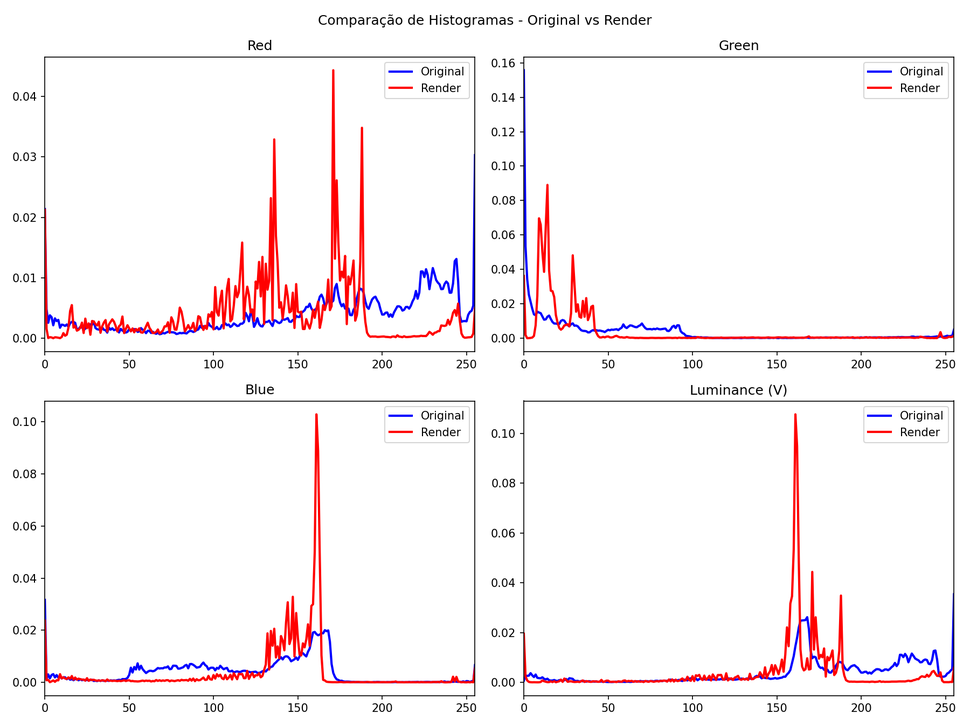
#> input picture histogram_comparison.png, 970 x 727 px, shrunk from 1800 x 1350 before the run
$ python deepseek_python_20260602_3848b7.py
#> lines starting #> are read from the running program, lines starting #| are printed output that depends on the picture
import cv2
import numpy as np
import matplotlib.pyplot as plt
from scipy.stats import wasserstein_distance
from skimage.exposure import match_histograms
import os
from datetime import datetime
# Importando as bibliotecas para a interface gráfica de seleção de arquivos
import tkinter as tk
from tkinter import filedialog, messagebox

# ------------------------------------------------------------
# 1. Carregar imagens
# ------------------------------------------------------------
def load_images(path_orig, path_render):
    # Lê as imagens utilizando os caminhos fornecidos pelo usuário
    img_orig = cv2.imread(path_orig)
    img_render = cv2.imread(path_render)

    # Verifica se as imagens foram carregadas corretamente
    if img_orig is None or img_render is None:
        raise FileNotFoundError("Não foi possível carregar uma ou ambas as imagens.")

    # Converte as imagens do padrão BGR (do OpenCV) para RGB (para visualização e análise corretas)
    img_orig_rgb = cv2.cvtColor(img_orig, cv2.COLOR_BGR2RGB)
    img_render_rgb = cv2.cvtColor(img_render, cv2.COLOR_BGR2RGB)

    return img_orig_rgb, img_render_rgb, img_orig, img_render

# ------------------------------------------------------------
# 2. Análise de histogramas e métricas
# ------------------------------------------------------------
def compute_histogram_stats(img, title):
    # Converte para HSV para podermos analisar a Luminância (brilho) no canal V
    hsv = cv2.cvtColor(img, cv2.COLOR_RGB2HSV)
    v_channel = hsv[:, :, 2]

    # Calcula os histogramas para os canais R, G, B e V (Luminância)
    hist_r = cv2.calcHist([img], [0], None, [256], [0, 256])
    hist_g = cv2.calcHist([img], [1], None, [256], [0, 256])
    hist_b = cv2.calcHist([img], [2], None, [256], [0, 256])
    hist_v = cv2.calcHist([v_channel], [0], None, [256], [0, 256])

    # Normaliza os histogramas para que a soma seja 1 (facilita a comparação)
    hist_r = hist_r / hist_r.sum()
    hist_g = hist_g / hist_g.sum()
    hist_b = hist_b / hist_b.sum()
    hist_v = hist_v / hist_v.sum()

    return hist_r, hist_g, hist_b, hist_v

def compare_histograms(hist_orig, hist_render, method='correlation'):
    # Dicionário com os métodos matemáticos de comparação do OpenCV
    methods = {
        'correlation': cv2.HISTCMP_CORREL,
        'chi_square': cv2.HISTCMP_CHISQR,
        'intersection': cv2.HISTCMP_INTERSECT,
        'bhattacharyya': cv2.HISTCMP_BHATTACHARYYA
    }
    # Executa a comparação entre os dois histogramas usando o método escolhido
    return cv2.compareHist(hist_orig, hist_render, methods[method])

def analyze_color_distribution(img_orig, img_render, output_dir):
    # Calcula os histogramas das duas imagens
    h_r_orig, h_g_orig, h_b_orig, h_v_orig = compute_histogram_stats(img_orig, "Original")
    h_r_ren, h_g_ren, h_b_ren, h_v_ren = compute_histogram_stats(img_render, "Render")

    metrics = {}
    # Realiza as comparações estatísticas para cada um dos canais
    for ch, (h_orig, h_ren) in enumerate([(h_r_orig, h_r_ren), (h_g_orig, h_g_ren),
                                          (h_b_orig, h_b_ren), (h_v_orig, h_v_ren)]):
        ch_name = ['R', 'G', 'B', 'Luminância'][ch]
        metrics[ch_name] = {
            'correlation': compare_histograms(h_orig, h_ren, 'correlation'),
            'chi_square': compare_histograms(h_orig, h_ren, 'chi_square'),
            'intersection': compare_histograms(h_orig, h_ren, 'intersection'),
            'bhattacharyya': compare_histograms(h_orig, h_ren, 'bhattacharyya'),
            'wasserstein': wasserstein_distance(h_orig.flatten(), h_ren.flatten())
        }

    # Prepara a geração gráfica dos histogramas para o relatório visual
    fig, axes = plt.subplots(2, 2, figsize=(12, 9))
    channels = [(h_r_orig, h_r_ren, 'Red'), (h_g_orig, h_g_ren, 'Green'),
                (h_b_orig, h_b_ren, 'Blue'), (h_v_orig, h_v_ren, 'Luminance (V)')]

    # Plota os gráficos sobrepondo a imagem original (azul) e o render (vermelho)
    for ax, (h_orig, h_ren, title) in zip(axes.flatten(), channels):
        ax.plot(h_orig, color='blue', label='Original', linewidth=2)
        ax.plot(h_ren, color='red', label='Render', linewidth=2)
        ax.set_title(title)
        ax.legend()
        ax.set_xlim(0, 255)

    plt.suptitle("Comparação de Histogramas - Original vs Render")
    plt.tight_layout()

    # Salva o gráfico na mesma pasta da imagem selecionada
    graph_path = os.path.join(output_dir, "histogram_comparison.png")
    plt.savefig(graph_path, dpi=150)
    plt.close()

    return metrics

# ------------------------------------------------------------
# 3. Estatísticas de brilho
# ------------------------------------------------------------
def brightness_contrast_stats(img):
    # Isola o canal V (Value/Brilho) do espaço de cor HSV
    hsv = cv2.cvtColor(img, cv2.COLOR_RGB2HSV)
    v = hsv[:, :, 2]

    # Retorna as métricas básicas para sabermos se a imagem está clara/escura no geral
    return {
        'mean': np.mean(v),
        'std': np.std(v),
        'min': np.min(v),
        'max': np.max(v),
        'median': np.median(v)
    }

# ------------------------------------------------------------
# 4. Mapeamento de cores (LUT)
# ------------------------------------------------------------
def build_color_lut(img_render, img_orig, bins=32):
    # Cria uma tabela de conversão (LUT) para mapear como as cores do render
    # deveriam se comportar para ficarem idênticas à original
    render_pixels = img_render.reshape(-1, 3).astype(np.float32)
    orig_pixels = img_orig.reshape(-1, 3).astype(np.float32)
    step = 256 // bins
    render_discrete = (render_pixels // step).astype(np.int32)

    lut = {}
    for idx, color_idx in enumerate(render_discrete):
        key = tuple(color_idx)
        if key not in lut:
            lut[key] = []
        lut[key].append(orig_pixels[idx])

    lut_mean = {}
    for key, color_list in lut.items():
        lut_mean[key] = np.mean(color_list, axis=0).astype(np.uint8)

    lut_array = np.zeros((bins, bins, bins, 3), dtype=np.uint8)
    for (r,g,b), color in lut_mean.items():
        if 0 <= r < bins and 0 <= g < bins and 0 <= b < bins:
            lut_array[r, g, b] = color

    return lut_mean, lut_array

def apply_lut(img_render, lut_array, bins=32):
    # Aplica a tabela de conversão gerada acima na imagem renderizada
    step = 256 // bins
    h, w, _ = img_render.shape
    result = np.zeros_like(img_render)
    for i in range(h):
        for j in range(w):
            r, g, b = img_render[i, j]
            idx_r = r // step
            idx_g = g // step
            idx_b = b // step
            result[i, j] = lut_array[idx_r, idx_g, idx_b]
    return result

# ------------------------------------------------------------
# 5. Exportação do super relatório em TXT
# ------------------------------------------------------------
def export_full_report_to_txt(img_orig_rgb, img_render_rgb, metrics, stats_orig, stats_render,
                              path_orig, path_render, output_dir):

    # Define o caminho completo de onde o txt será salvo
    output_txt = os.path.join(output_dir, "relatorio_calibracao.txt")

    # Abre (ou cria) o arquivo de texto para escrita ('w')
    with open(output_txt, 'w', encoding='utf-8') as f:
        f.write("="*80 + "\n")
        f.write("SUPER RELATÓRIO DE CALIBRAÇÃO DE CORES - TERMOGRAMAS\n")
        f.write(f"Gerado em: {datetime.now().strftime('%Y-%m-%d %H:%M:%S')}\n")
        f.write("="*80 + "\n\n")

        # Bloco 1: Identificação dos Arquivos
        f.write("[ARQUIVOS ANALISADOS]\n")
        f.write(f"Original: {os.path.basename(path_orig)}\n")
        f.write(f"Render:   {os.path.basename(path_render)}\n")
        f.write(f"Caminho original: {path_orig}\n")
        f.write(f"Dimensões original: {img_orig_rgb.shape[1]}x{img_orig_rgb.shape[0]} pixels\n")
        f.write(f"Dimensões render:   {img_render_rgb.shape[1]}x{img_render_rgb.shape[0]} pixels\n\n")

        # Bloco 2: Análise de Brilho
        f.write("[ESTATÍSTICAS DE BRILHO (Luminância - canal V do HSV)]\n")
        f.write(f"{'Métrica':<12} {'Original':>12} {'Render':>12} {'Diferença (R-O)':>18}\n")
        f.write("-"*60 + "\n")
        for key in ['mean', 'std', 'median', 'min', 'max']:
            orig_val = stats_orig[key]
            ren_val = stats_render[key]
            diff = ren_val - orig_val
            f.write(f"{key.capitalize():<12} {orig_val:>12.2f} {ren_val:>12.2f} {diff:>+18.2f}\n")
        f.write("\n")

        # Bloco 3: Análise dos Histogramas (Cor)
        f.write("[COMPARAÇÃO DE HISTOGRAMAS - MÉTRICAS DETALHADAS]\n")
        f.write("(Correlação: 1 = idêntico, 0 = sem correlação; Chi²: menor é melhor; Interseção: maior é melhor; Bhattacharyya: 0 = idêntico; Wasserstein: 0 = idêntico)\n\n")
        for ch_name in ['R', 'G', 'B', 'Luminância']:
            m = metrics[ch_name]
            f.write(f"Canal {ch_name}:\n")
            f.write(f"  • Correlação:     {m['correlation']:.6f}\n")
            f.write(f"  • Chi-quadrado:   {m['chi_square']:.4f}\n")
            f.write(f"  • Interseção:     {m['intersection']:.4f}\n")
            f.write(f"  • Bhattacharyya:  {m['bhattacharyya']:.6f}\n")
            f.write(f"  • Wasserstein:    {m['wasserstein']:.6f}\n")
            f.write("\n")

        # Bloco 4: Inteligência e Sugestões Automáticas
        f.write("[INTERPRETAÇÃO E SUGESTÕES DE COLORAÇÃO]\n")
        delta_mean = stats_render['mean'] - stats_orig['mean']

        # Sugestão de Brilho
        if delta_mean > 2.0:
            f.write(f"• O render está MAIS CLARO que o original em média {delta_mean:.2f} níveis de cinza.\n")
            f.write("  → Recomendação: Reduza o brilho geral da sua paleta ou ajuste a curva térmica para escurecer a base.\n")
        elif delta_mean < -2.0:
            f.write(f"• O render está MAIS ESCURO que o original em média {abs(delta_mean):.2f} níveis de cinza.\n")
            f.write("  → Recomendação: Aumente o ganho geral/brilho no software de renderização térmica.\n")
        else:
            f.write("• O brilho global do render está muito bem alinhado com o original.\n")

        # Sugestão de Tonalidade (Cor)
        avg_corr = np.mean([metrics[ch]['correlation'] for ch in ['R','G','B']])
        f.write(f"• Correlação média entre canais RGB: {avg_corr:.4f}\n")
        if avg_corr < 0.7:
            f.write("  → Alerta: A paleta de cores (falsas cores) do render está bastante divergente do original.\n")
        elif avg_corr < 0.9:
            f.write("  → Correlação moderada. Requer ajustes pontuais na saturação ou mapa de gradiente (LUT).\n")
        else:
            f.write("  → Excelente correlação de cor. O mapeamento térmico está muito fiel ao equipamento.\n")

        r_corr = metrics['R']['correlation']
        g_corr = metrics['G']['correlation']
        if r_corr < g_corr and r_corr < 0.85:
            f.write("• NOTA: O canal de vermelho (R) apresenta discrepância. O render pode estar com excesso de tons quentes (laranja/vermelho intenso) fora do ponto focal térmico.\n")

        # Bloco 5: Arquivos exportados
        f.write("\n[ARQUIVOS DE APOIO GERADOS NA MESMA PASTA]\n")
        f.write("• histogram_comparison.png  - Gráfico visual mostrando os desvios de cor\n")
        f.write("• corrected_render.jpg       - Render corrigido usando o padrão matemático da original\n")
        f.write("• lut_corrected.jpg          - Render corrigido via aproximação de LUT de 32 bits\n")

        f.write("\n" + "="*80 + "\n")
        f.write("FIM DO RELATÓRIO\n")
        f.write("="*80 + "\n")

    print(f"✅ Relatório TXT salvo em: {output_txt}")

# ------------------------------------------------------------
# 6. Função Principal (Automação de Interface e Fluxo)
# ------------------------------------------------------------
def main():
    # 1. Inicia o motor gráfico do Tkinter
    root = tk.Tk()
    root.withdraw() # Oculta a janela principal vazia, deixando só as caixas de diálogo

    # Exibe uma mensagem rápida informando o que o usuário deve fazer
    messagebox.showinfo("Iniciando Calibração", "Passo 1: Selecione o termograma ORIGINAL (Referência).")

    # 2. Abre a janela para escolher o arquivo Original
    path_orig = filedialog.askopenfilename(
        title="Selecione o termograma de referência (Original)",
        filetypes=[("Imagens", "*.jpg *.jpeg *.png *.bmp"), ("Todos os arquivos", "*.*")]
    )
#> the answer given: histogram_comparison.png

    # Se o usuário cancelar a seleção, encerramos o programa
    if not path_orig:
        print("Operação cancelada. Imagem original não selecionada.")
        return

    messagebox.showinfo("Passo 2", "Passo 2: Selecione agora o seu termograma RENDERIZADO.")

    # 3. Abre a janela para escolher o arquivo Renderizado
    path_render = filedialog.askopenfilename(
        title="Selecione o termograma renderizado por você",
        filetypes=[("Imagens", "*.jpg *.jpeg *.png *.bmp"), ("Todos os arquivos", "*.*")]
    )
#> the answer given: histogram_comparison.png

    if not path_render:
        print("Operação cancelada. Imagem renderizada não selecionada.")
        return

    print("Processando imagens... Por favor aguarde.")

    # 4. Define onde os arquivos de saída serão salvos (na mesma pasta do arquivo original)
    output_dir = os.path.dirname(path_orig)

    # 5. Carrega as imagens
    img_orig_rgb, img_render_rgb, _, _ = load_images(path_orig, path_render)
#> in load_images, img_orig is the input picture: shape (727, 970, 3); mean B, G, R 244.9, 243.1, 249

    # 6. Calcula a distribuição e gera os gráficos
    metrics = analyze_color_distribution(img_orig_rgb, img_render_rgb, output_dir)
#> in compute_histogram_stats, `hsv = cv2.cvtColor(img, cv2.COLOR_RGB2HSV)`: hsv: shape (727, 970, 3); mean H, S, V 2.6, 7.9, 250.7
#> in compute_histogram_stats, `v_channel = hsv[:, :, 2]`:
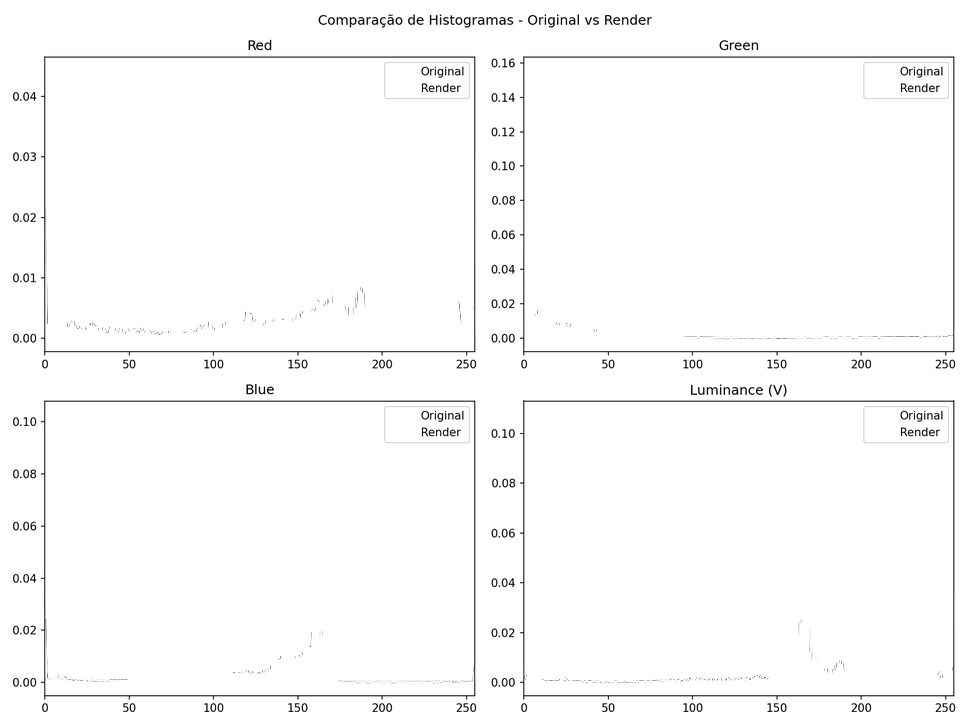
#> v_channel: shape (727, 970); min 0, max 255, mean 250.7
#> in compute_histogram_stats, `hist_r = cv2.calcHist([img], [0], None, [256], [0, 256])`: hist_r = 256 values, max 649855 at index 255, min 26 at index 127, mean 2754.6
#> in compute_histogram_stats, `hist_g = cv2.calcHist([img], [1], None, [256], [0, 256])`: hist_g = 256 values, max 623633 at index 255, min 67 at index 105, mean 2754.6
#> in compute_histogram_stats, `hist_b = cv2.calcHist([img], [2], None, [256], [0, 256])`: hist_b = 256 values, max 631444 at index 255, min 55 at index 105, mean 2754.6
#> in compute_histogram_stats, `hist_v = cv2.calcHist([v_channel], [0], None, [256], [0, 256])`: hist_v = 256 values, max 658738 at index 255, min 10 at index 6, mean 2754.6
#> in compute_histogram_stats, `hist_r = hist_r / hist_r.sum()`: hist_r = 256 values, max 0.922 at index 255, min 3.69e-05 at index 127, mean 0.00391
#> in compute_histogram_stats, `hist_g = hist_g / hist_g.sum()`: hist_g = 256 values, max 0.884 at index 255, min 9.5e-05 at index 105, mean 0.00391
#> in compute_histogram_stats, `hist_b = hist_b / hist_b.sum()`: hist_b = 256 values, max 0.895 at index 255, min 7.8e-05 at index 105, mean 0.00391
#> in compute_histogram_stats, `hist_v = hist_v / hist_v.sum()`: hist_v = 256 values, max 0.934 at index 255, min 1.42e-05 at index 6, mean 0.00391
#> in analyze_color_distribution, `h_r_orig, h_g_orig, h_b_orig, h_v_orig = compute_histogram_stats(img_o..`: h_r_orig has the same summary as hist_r in compute_histogram_stats; h_g_orig has the same summary as hist_g in compute_histogram_stats; h_b_orig has the same summary as hist_b in compute_histogram_stats; h_v_orig has the same summary as hist_v in compute_histogram_stats
#> in analyze_color_distribution, `h_r_ren, h_g_ren, h_b_ren, h_v_ren = compute_histogram_stats(img_rende..`: h_r_ren has the same summary as hist_r in compute_histogram_stats; h_g_ren has the same summary as hist_g in compute_histogram_stats; h_b_ren has the same summary as hist_b in compute_histogram_stats; h_v_ren has the same summary as hist_v in compute_histogram_stats
#> the loop in analyze_color_distribution, `for ch, (h_orig, h_ren) in enumerate([(h_r_orig, h_r_ren), (h_g_orig, ..` made 4 passes
#> ch_name on passes 1 to 4: 'R', 'G', 'B', 'Luminância'
#> after the loop in analyze_color_distribution, `for ch, (h_orig, h_ren) in enumerate([(h_r_orig, h_r_ren), (h_g_orig, ..`: metrics = 4 items
#> the loop in analyze_color_distribution, `for ax, (h_orig, h_ren, title) in zip(axes.flatten(), channels):` made 4 passes
#> in analyze_color_distribution, `plt.savefig(graph_path, dpi=150)`:
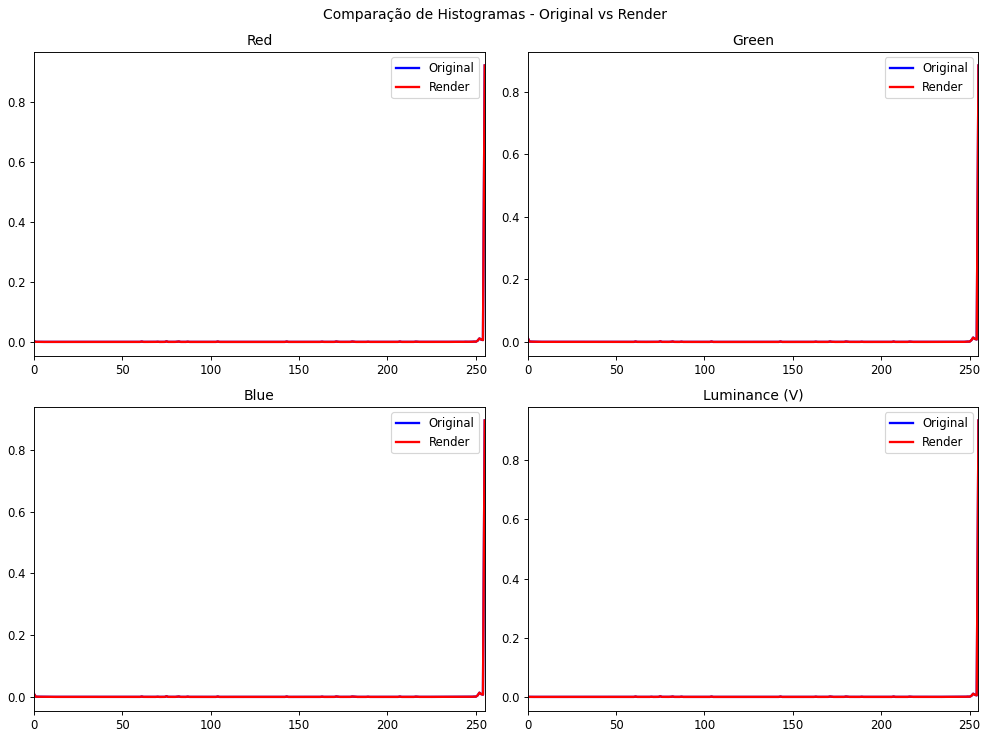
#> figure drawn by matplotlib, 4 panels; panel 1: curve peaks at x = 255, y = 0.922; panel 1: curve peaks at x = 255, y = 0.922; panel 2: curve peaks at x = 255, y = 0.884; panel 2: curve peaks at x = 255, y = 0.884
#> metrics = 4 items

    # 7. Levanta as estatísticas de brilho
    stats_orig = brightness_contrast_stats(img_orig_rgb)
#> stats_orig = {'mean': 250.7, 'std': 25.29, 'min': 0, 'max': 255, 'median': 255}
    stats_render = brightness_contrast_stats(img_render_rgb)
#> stats_render has the same summary as stats_orig

    # 8. Gera o relatório completo
    export_full_report_to_txt(img_orig_rgb, img_render_rgb, metrics, stats_orig, stats_render,
                              path_orig, path_render, output_dir)
#> the loop in export_full_report_to_txt, `for key in ['mean', 'std', 'median', 'min', 'max']:` made 5 passes
#> (orig_val, ren_val) on passes 1 to 5: (250.7, 250.7), (25.29, 25.29), (255, 255), (0, 0), (255, 255)
#> in export_full_report_to_txt, `delta_mean = stats_render['mean'] - stats_orig['mean']`: delta_mean = 0
#> in export_full_report_to_txt, `avg_corr = np.mean([metrics[ch]['correlation'] for ch in ['R','G','B']])`: avg_corr = 1

    # 9. Gera as imagens com correção sugerida (automática)
    matched = match_histograms(img_render_rgb, img_orig_rgb, channel_axis=2)
    matched = np.clip(matched, 0, 255).astype(np.uint8)
    matched_path = os.path.join(output_dir, "corrected_render.jpg")
    cv2.imwrite(matched_path, cv2.cvtColor(matched, cv2.COLOR_RGB2BGR))

    lut_mean, lut_array = build_color_lut(img_render_rgb, img_orig_rgb, bins=32)
#> after the loop in build_color_lut, `for idx, color_idx in enumerate(render_discrete):`: lut = 1230 items
#> the loop in build_color_lut, `for key, color_list in lut.items():` made 1230 passes
#> key on passes 1 to 3: (31, 31, 31), (29, 29, 29), (16, 16, 16)
#> the loop in build_color_lut, `for (r,g,b), color in lut_mean.items():` made 1230 passes
#> (r, g, b, color) on passes 1 to 3: (31, 31, 31, [255, 255, 255]), (29, 29, 29, [235, 235, 235]), (16, 16, 16, [131, 131, 131])
#> lut_mean = 1230 items
    corrected_lut = apply_lut(img_render_rgb, lut_array, bins=32)
    lut_path = os.path.join(output_dir, "lut_corrected.jpg")
    cv2.imwrite(lut_path, cv2.cvtColor(corrected_lut, cv2.COLOR_RGB2BGR))

    # 10. Mostra as imagens na tela antes de encerrar
    fig, (ax1, ax2) = plt.subplots(1, 2, figsize=(12, 5))
    ax1.imshow(img_orig_rgb)
    ax1.set_title("Original (Referência)")
    ax1.axis('off')
    ax2.imshow(img_render_rgb)
    ax2.set_title("Render (Sua versão)")
    ax2.axis('off')
    plt.show()
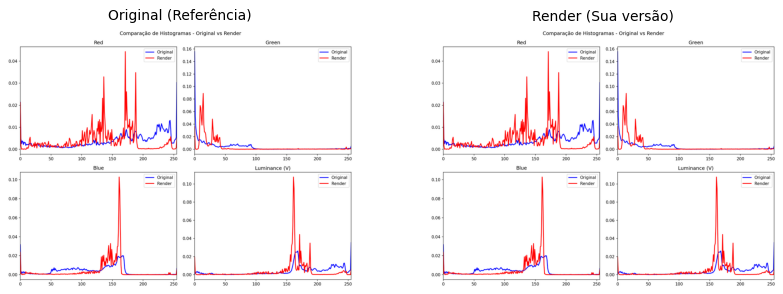
#> figure drawn by matplotlib, 2 panels

    # 11. Finaliza avisando ao usuário que tudo ocorreu bem
    print(f"Processo concluído com sucesso! Verifique a pasta:\n{output_dir}")
    messagebox.showinfo("Sucesso!", f"Análise concluída com sucesso!\n\nOs relatórios, gráficos e sugestões foram salvos na pasta:\n{output_dir}")

if __name__ == "__main__":
    main()
